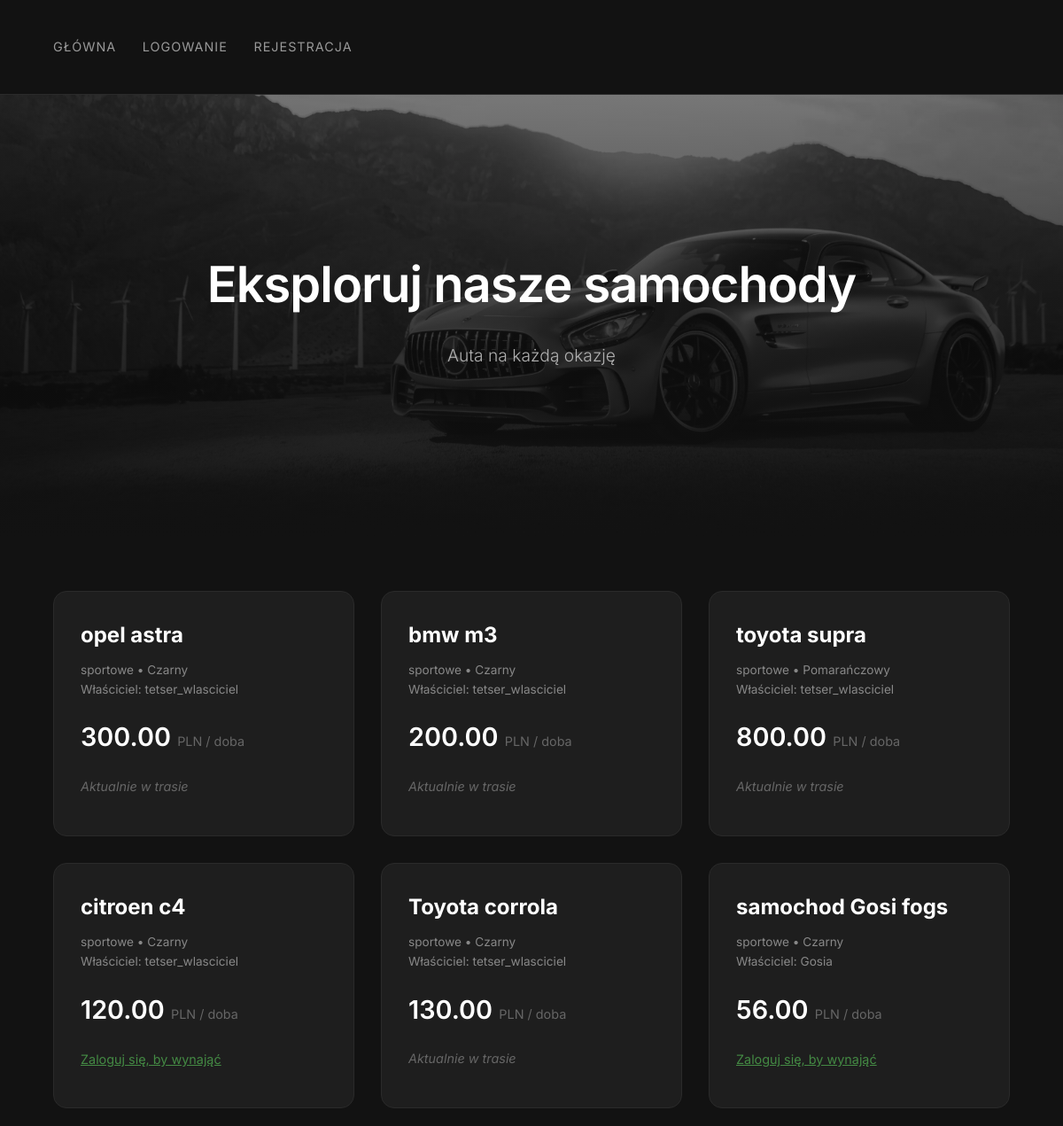
Before: / with the older database file.
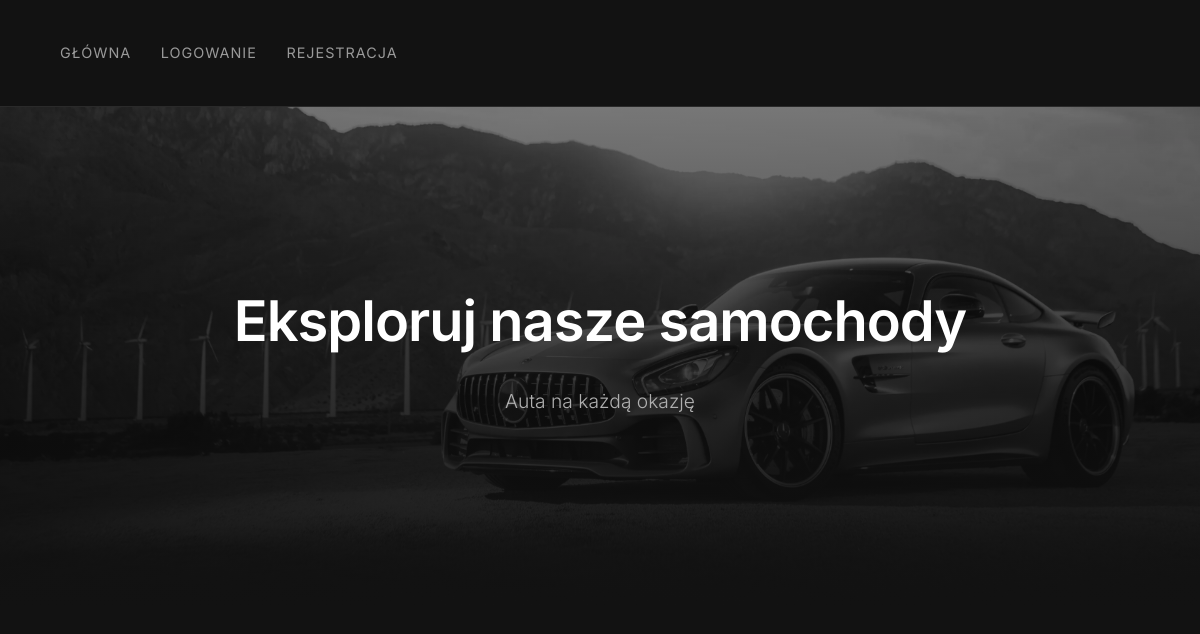
After: the same page with the newer database file.
### wypozyczalnia/models.py (models this page shows, shortened)
class Samochod(models.Model):
    marka = models.CharField(max_length=100)
    model = models.CharField(max_length=100)
    numer_vin = models.CharField(max_length=17, validators=[MinLengthValidator(17)],unique=True, blank=False, null=False)
    rok_produkcji = models.IntegerField(default=2024, validators= [MinValueValidator(1900),MaxValueValidator(2026)])
    kolor = models.CharField(max_length=50, default="Czarny")
    cena_za_dobe = models.DecimalField(max_digits=8, decimal_places=2, default=0.00, validators=[MinValueValidator(1.00)])
    data_dodania = models.DateField(default=timezone.now)
    kategoria = models.ForeignKey(Kategoria, on_delete=models.CASCADE)
    wlasciciel = models.ForeignKey('auth.User', on_delete=models.CASCADE)

class Kategoria(models.Model):
    nazwa = models.CharField(max_length=100, unique=True)
    opis = models.TextField(blank=True)

### wypozyczalnia/views.py (the view)
# urls.py: path('', views.strona_glowna, name='home'),
def strona_glowna(request):
    samochody = Samochod.objects.all()
    is_wlasciciel = False
    if request.user.is_authenticated:
        is_wlasciciel = request.user.groups.filter(name='Wlasciciel').exists()
    zajete_auta_ids = Wynajem.objects.filter(
        data_do__gte=date.today()
    ).values_list('samochod_id', flat=True)
    return render(request, 'strona_glowna.html', {
        'samochody': samochody,
        'is_wlasciciel': is_wlasciciel,
        'zajete_auta_ids': zajete_auta_ids,
    })

### wypozyczalnia/templates/strona_glowna.html (shortened to what this page needs)
{% load static %}
<!DOCTYPE html>
<html lang="pl">
<head>
</head>
<body>
<nav>
    <div class="container">
        <a href="{% url 'home' %}">Główna</a>
        {% if user.is_authenticated %}
            {% if user.is_superuser %}
                <a href="{% url 'moje_auta' %}">Zarządzanie</a>
            {% elif is_wlasciciel %}
                <a href="{% url 'moje_auta' %}">Panel Właściciela</a>
            {% else %}
                <a href="{% url 'wniosek_o_wlasciciela' %}">Zostań Właścicielem</a>
            {% endif %}
            <a href="{% url 'moje_wynajmy' %}">Moje Wynajmy</a>
            <a href="{% url 'wylogowanie' %}" style="float: right; color: #ff6b6b;">Wyloguj ({{ user.username }})</a>
        {% else %}
            <a href="{% url 'logowanie' %}">Logowanie</a>
            <a href="{% url 'rejestracja' %}">Rejestracja</a>
        {% endif %}
    </div>
</nav>
<div class="hero-banner">
    <div class="hero-text">
        <h1>Eksploruj nasze samochody</h1>
        <p>Auta na każdą okazję</p>
    </div>
</div>
<div class="container">
    <div class="car-grid">
        {% for auto in samochody %}
        <div class="car-item">
            <h3>{{ auto.marka }} {{ auto.model }}</h3>
            <div class="car-meta">
                {{ auto.kategoria.nazwa }} &bull; {{ auto.kolor }}<br>
                Właściciel: {{ auto.wlasciciel.username }}
            </div>
            <div class="price">
                {{ auto.cena_za_dobe }} <span>PLN / doba</span>
            </div>
            {% if auto.id in zajete_auta_ids %}
                <p style="color: #666; font-size: 0.9rem; font-style: italic;">Aktualnie w trasie</p>
            {% else %}
                {% if user.is_authenticated %}
                    {% if auto.wlasciciel == user %}
                        <span class="owner-tag">Twoja własność</span>
                    {% else %}
                        <a href="{% url 'wynajem_szczegoly' auto.pk %}" class="btn-wynajmij">Rezerwuj pojazd</a>
                    {% endif %}
                {% else %}
                    <a href="{% url 'logowanie' %}" style="color: #448a44; font-size: 0.9rem;">Zaloguj się, by wynająć</a>
                {% endif %}
            {% endif %}
        </div>
        {% endfor %}
    </div>
</div>
</body>
</html>

Changed rows visible on the page:
removed Samochod: marka "opel", model "astra", kategoria.nazwa "sportowe", kolor "Czarny", wlasciciel.username "tetser_wlasciciel", cena_za_dobe "300.00", shows "Aktualnie w trasie"
removed Samochod: marka "bmw", model "m3", kategoria.nazwa "sportowe", kolor "Czarny", wlasciciel.username "tetser_wlasciciel", cena_za_dobe "200.00", shows "Aktualnie w trasie"
removed Samochod: marka "toyota", model "supra", kategoria.nazwa "sportowe", kolor "Pomarańczowy", wlasciciel.username "tetser_wlasciciel", cena_za_dobe "800.00", shows "Aktualnie w trasie"
removed Samochod: marka "citroen", model "c4", kategoria.nazwa "sportowe", kolor "Czarny", wlasciciel.username "tetser_wlasciciel", cena_za_dobe "120.00", shows "Zaloguj się, by wynająć"
removed Samochod: marka "Toyota", model "corrola", kategoria.nazwa "sportowe", kolor "Czarny", wlasciciel.username "tetser_wlasciciel", cena_za_dobe "130.00", shows "Aktualnie w trasie"
removed Samochod: marka "samochod Gosi", model "fogs", kategoria.nazwa "sportowe", kolor "Czarny", wlasciciel.username "Gosia", cena_za_dobe "56.00", shows "Zaloguj się, by wynająć"
